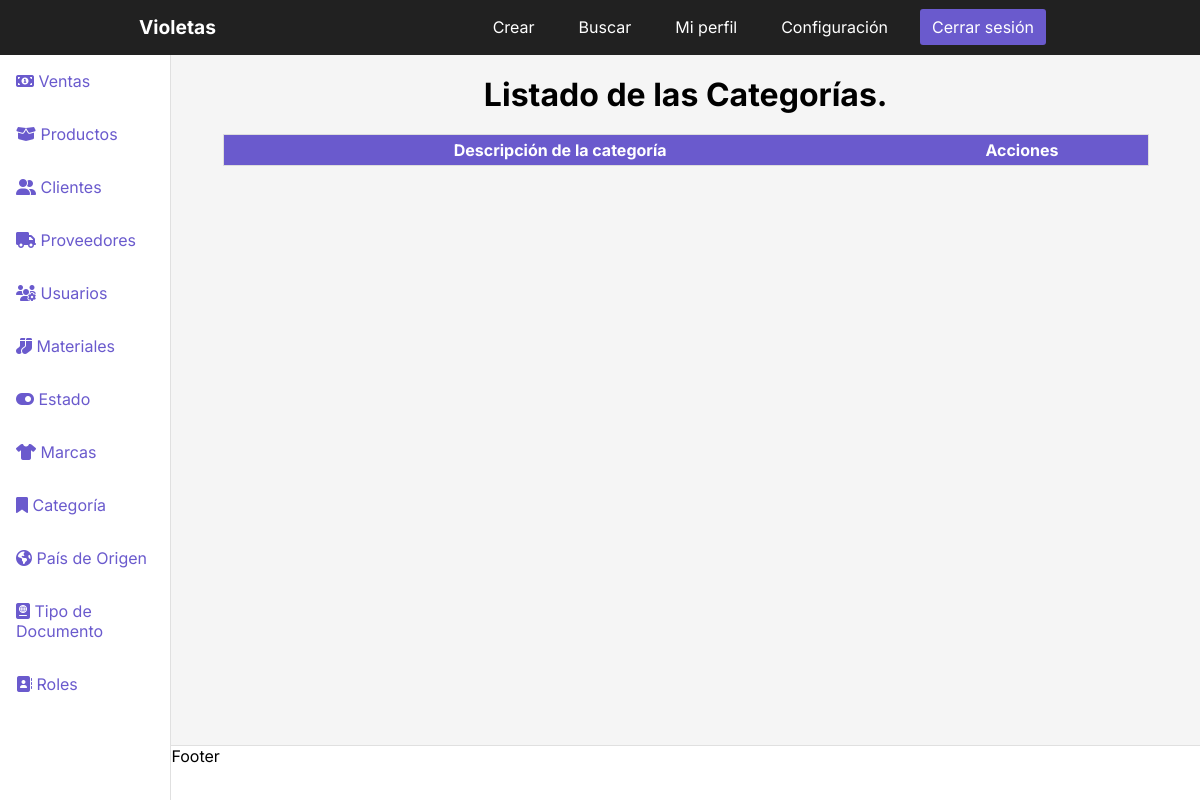
The page /dashboardcategorias on the database as committed earlier.
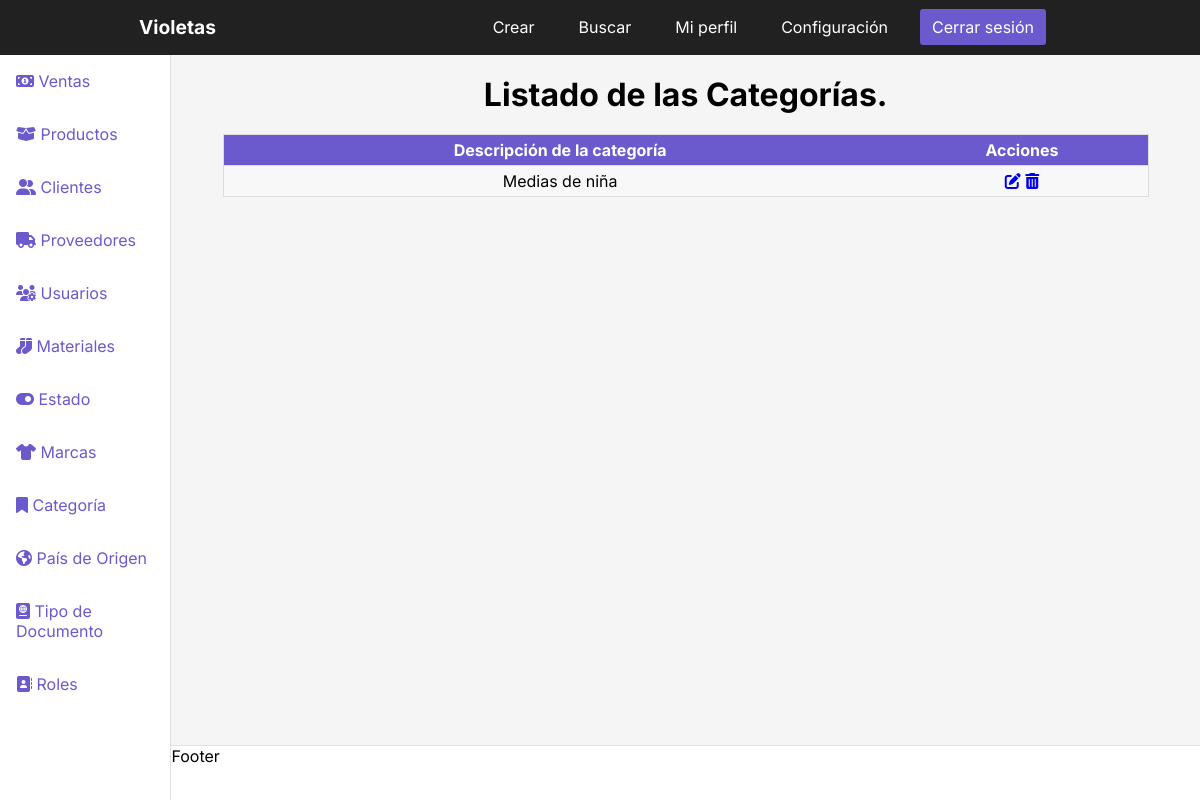
The same page on the database as committed later.
### InventoryApp/models.py (models this page shows, shortened)
class Categorias(models.Model):
    DescripcionCategoria = models.CharField('Descripción de la categoría', max_length = 100)
    class Meta:
        verbose_name = 'Categoría'
        verbose_name_plural = 'Categorías'
        db_table = 'categorias'
        ordering = ['id']

### Project/views.py (the view)
# urls.py: path('dashboardcategorias', views.dashboardcategorias, name='dashcategoria'), # Registro creado
def dashboardcategorias(request):
    categorias = (Categorias.objects.all()) # Creo variable que traiga todos los datos de la tabla Categorias.
    return render(request, 'dashboardcategorias.html', {
        'categorias' : categorias # Con este código busco todos los datos de la tabla Categorias y los envío a la vista.
} )

### Templates/dashboardcategorias.html (shortened to what the changed rows need)
{% load static %}
<!DOCTYPE html>
<html lang="en">
<head>
    <link rel="stylesheet" href="{% static 'CSS/stylesdashboard.css' %}">
</head>
<body>
    <div class="container">
        <main>
            <h1>Listado de las Categorías.</h1>
            <table class="table">
                <thead>
                    <tr>
                        <th>Descripción de la categoría</th>
                        <th>Acciones</th>
                    </tr>
                </thead>
                <tbody>
                    {% for categorias in categorias %}
                    <tr>
                        <td data-label="Descripción de la categoría">{{categorias.DescripcionCategoria}}</td>
                        <td data-label="Gestión">
                            <a href="{% url 'updatecategorias' categorias.id %}"><i class="fas fa-edit"></i></a>
                            <a href="#" onclick="eliminarCategoria({{ categorias.id }})"><i class="fas fa-trash-alt"></i></a>
                        </td>
                    </tr>
                    {% endfor %}
                </tbody>
            </table>
        </main>
      </div>
</body>
</html>

Rows that differ between the two databases and show on the page:
added Categorias: DescripcionCategoria "Medias de niña"
